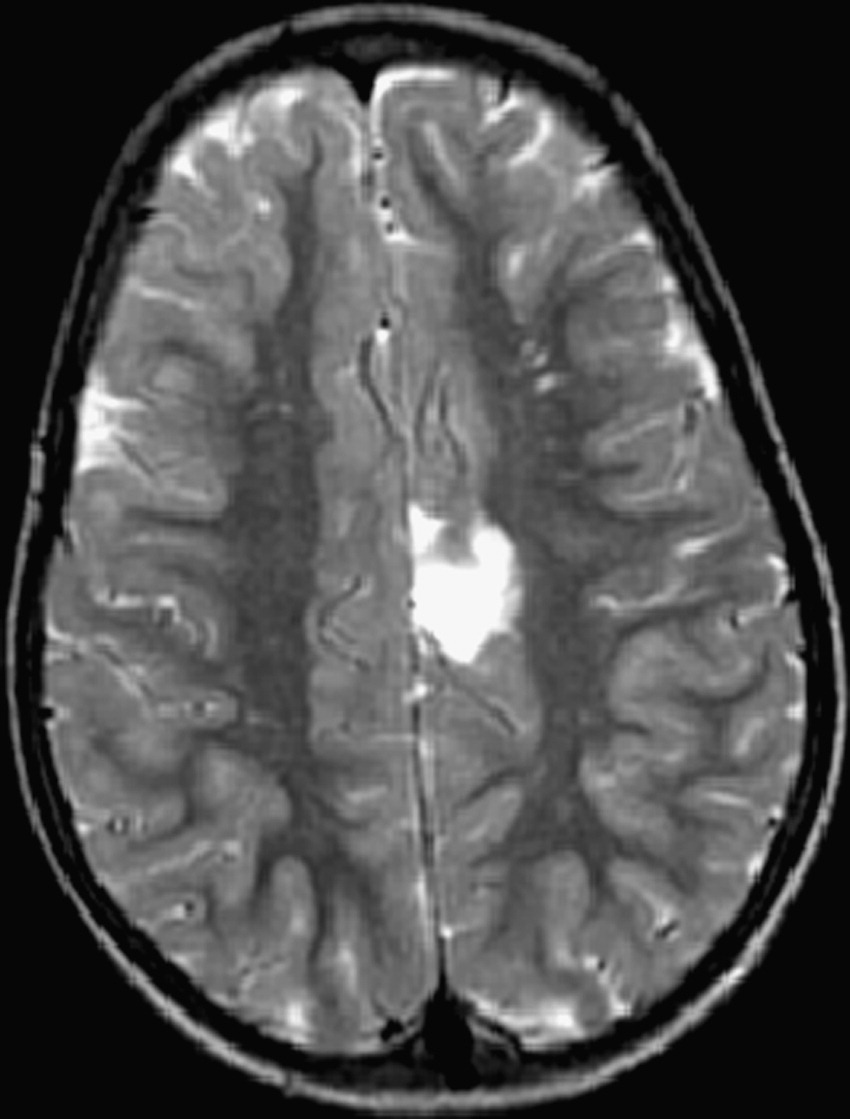
%> input picture m1.jpg, 850 x 1119 px
$ octave watershedSeg.m   (GNU Octave 9; MATLAB toolbox functions it lacks are replaced by stand-ins)
%> lines starting %> are read from the running program, lines starting %| are printed output that depends on the picture; in (x1, y1, x2, y2) boxes, pixels count from 0 and x2, y2 are one past the last pixel; in counts of white or black regions, pixels touching at a corner belong together; the program's own positions count from 1
clc
clear all
close all
img = imread('m1.jpg');
%> img is the input picture: size 1119x850 uint8; min 1, max 251, mean 79.4
%img = rgb2gray(img);
figure('Name','Input Image');
imshow(img);
title('Input Image');
gmag = imgradient(img);
figure('Name','Gradient of the Image');
imshow(gmag,[]);
title('Gradient Magnitude');
se = strel('disk',20);
Io = imopen(img, se);
figure('Name','Opening');
imshow(Io);
title('Opening');
I=imerode(img,se);
Iobr = imreconstruct(I,img);
figure('Name','Opening by reconstruction');
imshow(Iobr);
title('Opening by reconstruction');
Ioc = imclose(Io,se);
figure('Name','Opening - Closing')
imshow(Ioc);
title('Opening - Closing');
Iobrd = imdilate(Iobr,se);
Iobrcbr = imreconstruct(imcomplement(Iobrd),imcomplement(Iobr));
Iobrcbr = imcomplement(Iobrcbr);
figure('Name','Opening-Closing by Reconstruction');
imshow(Iobrcbr);
title('Opening-Closing by Reconstruction');
fgm = imregionalmax(Iobrcbr);
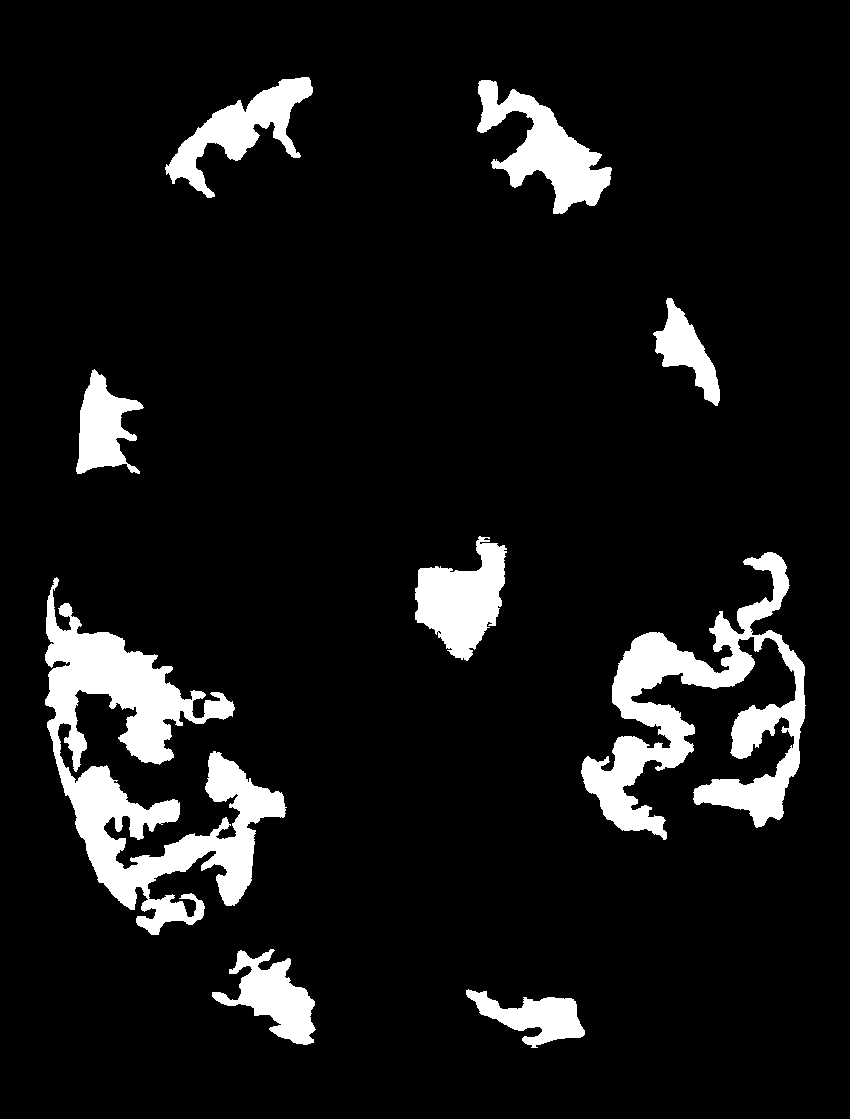
%> fgm: size 1119x850 logical; 8.9% white; 9 white regions, largest, box (x1, y1, x2, y2) and area: (45, 577, 287, 935) 28924, (581, 552, 806, 840) 20947, (477, 80, 612, 214) 7304
figure('Name','Regional Maxima');
imshow(fgm)
title('Regional Maxima of Opening-Closing by Reconstruction')
I2 = labeloverlay(img,fgm);
imshow(I2)
title('Regional Maxima Superimposed on Original Image');
se2 = strel(ones(5,5));
fgm2 = imclose(fgm,se2);
%> fgm2: size 1119x850 logical; 9% white; 9 white regions, largest, box (x1, y1, x2, y2) and area: (45, 577, 287, 935) 29610, (581, 552, 806, 840) 21290, (477, 80, 612, 214) 7369
fgm3 = imerode(fgm2,se2);
%> fgm3: size 1119x850 logical; 6.9% white; 23 white regions (7 under 20 px), largest, box (x1, y1, x2, y2) and area: (47, 598, 284, 908) 21410, (584, 554, 787, 836) 10824, (480, 82, 609, 212) 5841
fgm4 = bwareaopen(fgm3,20);
I3 = labeloverlay(img,fgm4);
imshow(I3)
title('Modified Regional Maxima Superimposed on Original Image')
bw = imbinarize(Iobrcbr);
%> bw: size 1119x850 logical; 62.3% white; 1 black region, box (x1, y1, x2, y2) and area: (0, 0, 850, 1119) 358390
imshow(bw)
title('Thresholded Opening-Closing by Reconstruction')
D = bwdist(bw);
DL = watershed(D);
%> DL: size 1119x850 uint8; every value is 1
bgm = DL == 10;
%> bgm: size 1119x850 logical; every value is 0
imshow(bgm)
title('Watershed Ridge Lines');
gmag2 = imimposemin(gmag, bgm | fgm4);
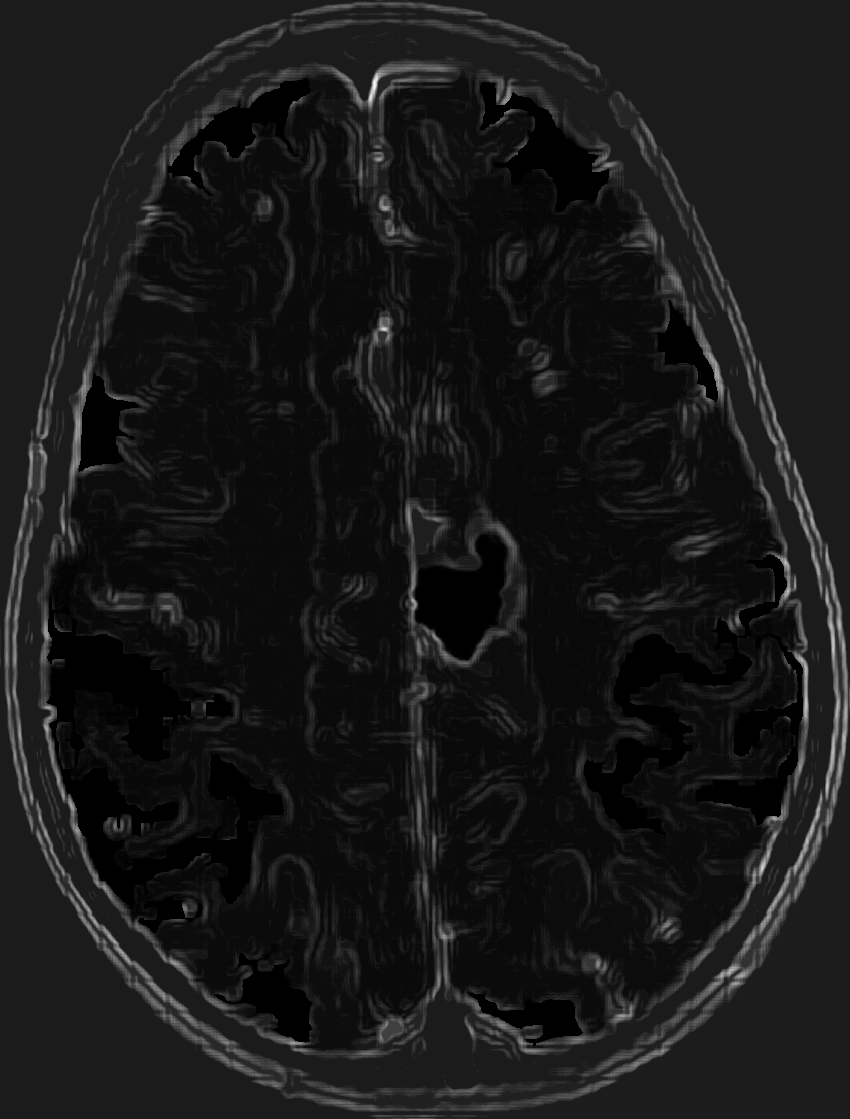
%> gmag2: size 1119x850 double; 6.9% of the values are NaN or infinite; the others: min 0.393, max 393.1, mean 40.11; drawn with min black, max white, NaN and infinite black
L = watershed(gmag2);
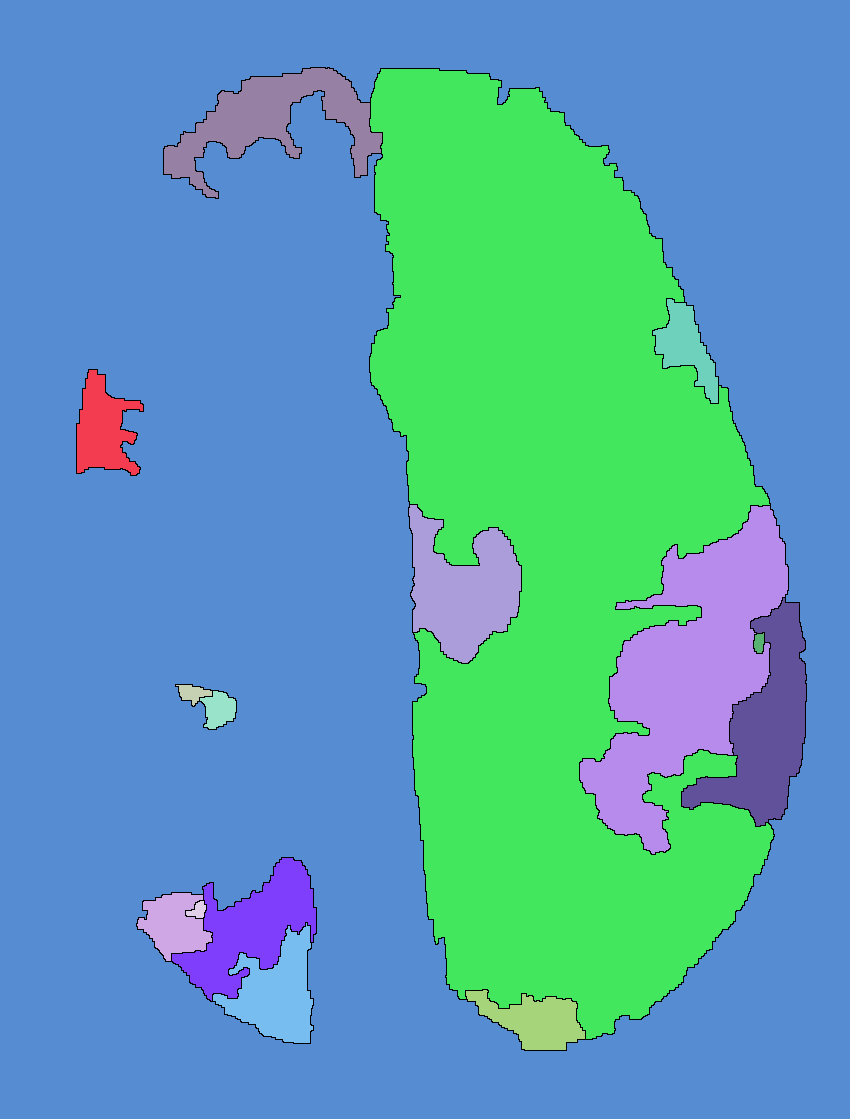
%> L: size 1119x850 uint8; 17 distinct labels, from 0 to 16; one colour per label, 0 black
labels = imdilate(L==0,ones(3,3)) + 2*bgm + 3*fgm4;
%> labels: size 1119x850 double; 4 distinct labels, from 0 to 4
I4 = labeloverlay(img,labels);
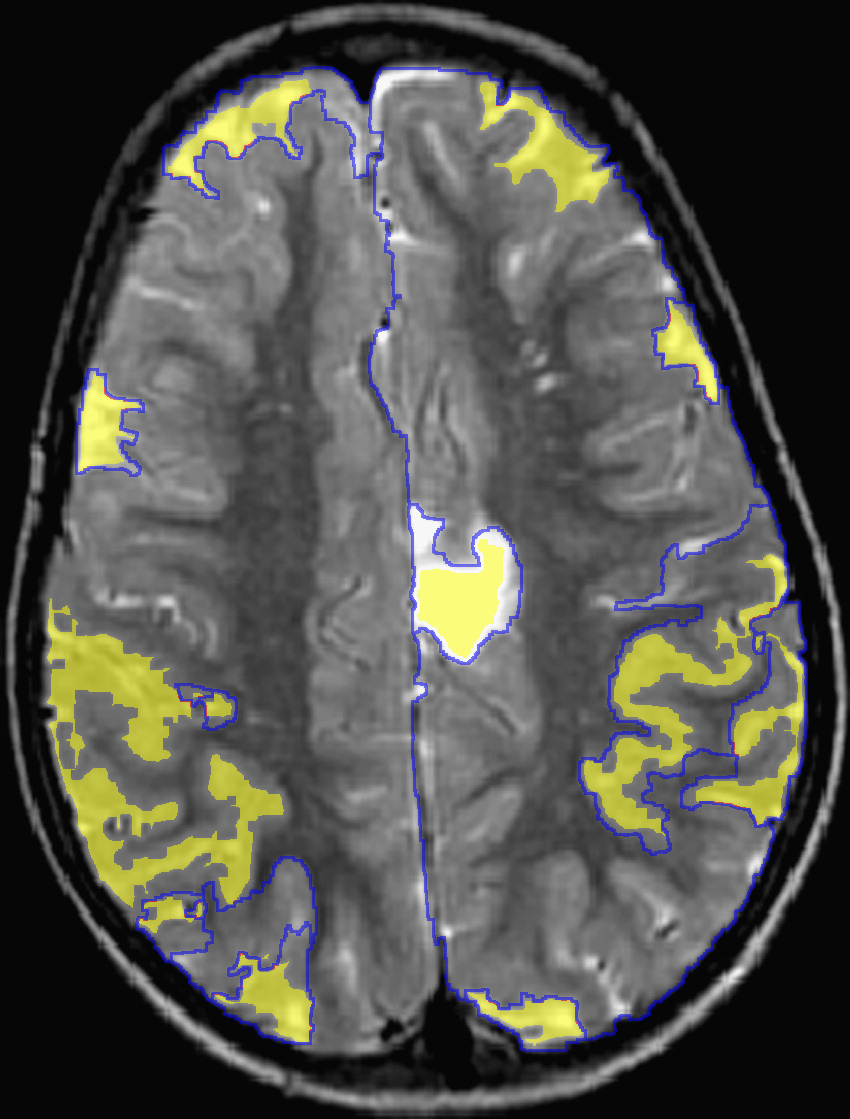
%> I4: size 1119x850x3 uint8; mean R, G, B 81.2, 81.1, 75.9
imshow(I4)
title('Markers and Object Boundaries Superimposed on Original Image');
